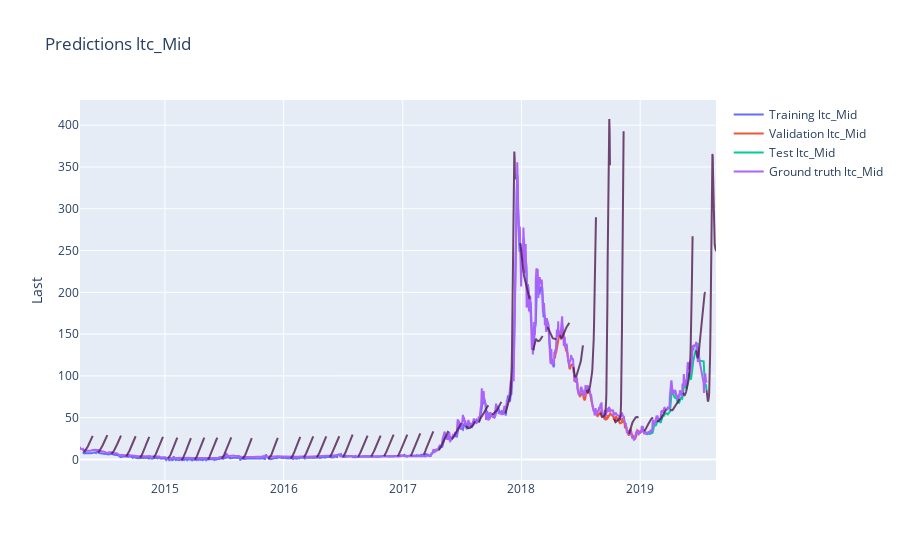
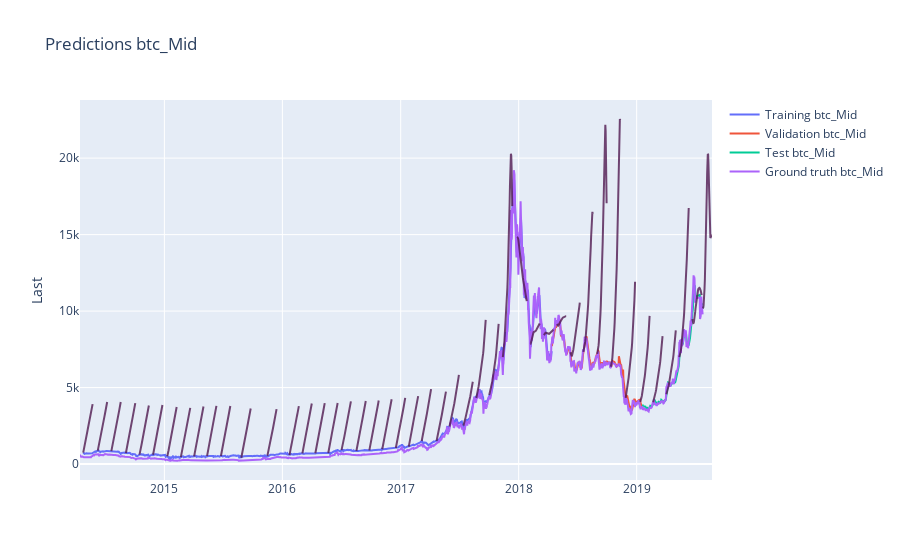
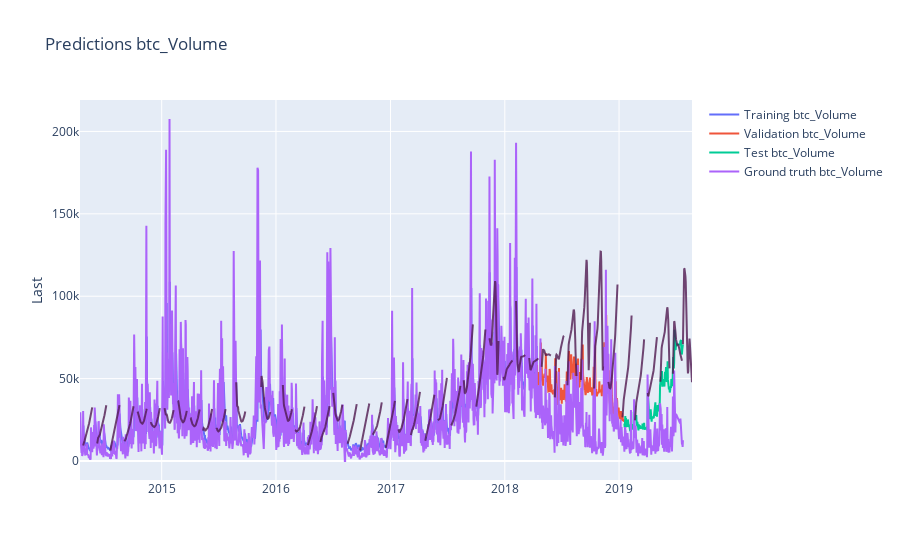
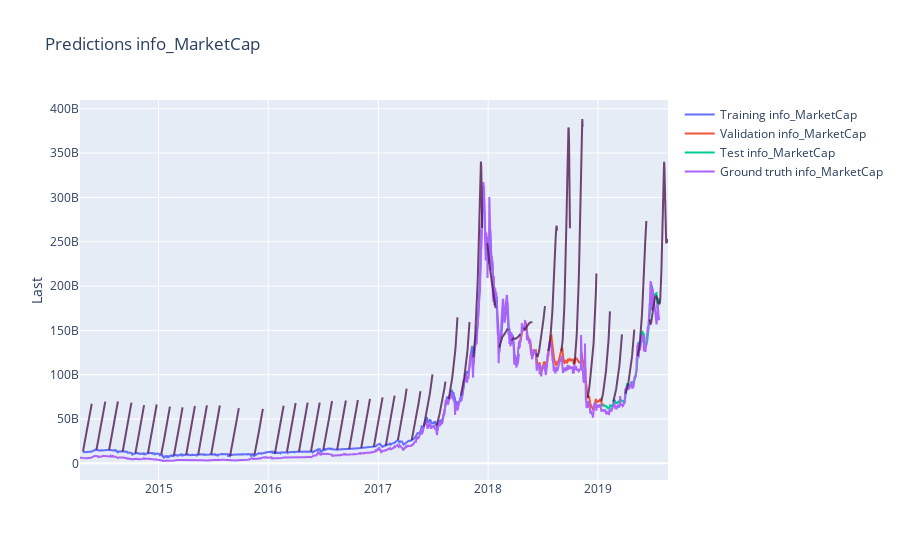

Here is the notebook cell these charts were saved with, in order:
### Markdown cell above
### Plot predictions

### Code cell
for el in tms_filtered.columns:
    # Trace for training
    training = go.Scatter(
        x = train_preds.index,
        y = train_preds['preds_%s' % el],
        name = 'Training %s' % el
    )
    # Trace for validation
    validation = go.Scatter(
        x = val_preds.index,
        y = val_preds['preds_%s' % el],
        name = 'Validation %s' % el
    )
    # Trace for test
    test = go.Scatter(
        x = test_preds.index,
        y = test_preds['preds_%s' % el],
        name = 'Test %s' % el
    )
    # Trace for ground truth
    ground_truth = go.Scatter(
        x = tms_filtered.index,
        y = tms_filtered[el],
        name = 'Ground truth %s' % el,  
    )
    # Trace for ahead predictions
    aheads = []
    for ahead_preds in all_ahead_preds:
        ahead = go.Scatter(
            x = ahead_preds.index,
            y = ahead_preds['preds_%s' % el],
            showlegend=False,
            marker = dict(color = 'rgba(80, 26, 80, 0.8)')
        )
        aheads.append(ahead)
    data = [training, validation, test, ground_truth] + aheads
    layout = go.Layout(
        title = 'Predictions %s ' % el,
        yaxis = dict(title = 'Last')
    )
    fig = go.Figure(data = data, layout = layout)
    iplot(fig)
